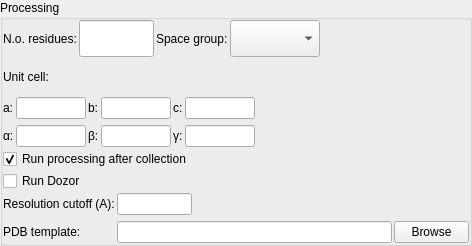
<?xml version="1.0" encoding="UTF-8"?>
<ui version="4.0">
 <class>ProcessingWidgetVerticalLayout</class>
 <widget class="QWidget" name="ProcessingWidgetVerticalLayout">
  <property name="geometry">
   <rect>
    <x>0</x>
    <y>0</y>
    <width>472</width>
    <height>246</height>
   </rect>
  </property>
  <property name="sizePolicy">
   <sizepolicy hsizetype="Preferred" vsizetype="Minimum">
    <horstretch>0</horstretch>
    <verstretch>0</verstretch>
   </sizepolicy>
  </property>
  <property name="windowTitle">
   <string>Processing</string>
  </property>
  <layout class="QVBoxLayout">
   <property name="spacing">
    <number>0</number>
   </property>
   <property name="margin">
    <number>0</number>
   </property>
   <item>
    <widget class="QGroupBox" name="main_groupbox">
     <property name="title">
      <string>Processing</string>
     </property>
     <layout class="QHBoxLayout" name="horizontalLayout">
      <property name="spacing">
       <number>0</number>
      </property>
      <property name="margin">
       <number>0</number>
      </property>
      <item>
       <layout class="QVBoxLayout" name="verticalLayout_7">
        <property name="spacing">
         <number>2</number>
        </property>
        <property name="rightMargin">
         <number>0</number>
        </property>
        <item>
         <layout class="QHBoxLayout" name="horizontalLayout_2">
          <property name="spacing">
           <number>2</number>
          </property>
          <property name="rightMargin">
           <number>0</number>
          </property>
          <item>
           <widget class="QLabel" name="num_residues_label">
            <property name="text">
             <string>N.o. residues:</string>
            </property>
            <property name="wordWrap">
             <bool>false</bool>
            </property>
           </widget>
          </item>
          <item>
           <widget class="QLineEdit" name="num_residues_ledit">
            <property name="minimumSize">
             <size>
              <width>75</width>
              <height>0</height>
             </size>
            </property>
            <property name="maximumSize">
             <size>
              <width>75</width>
              <height>32767</height>
             </size>
            </property>
           </widget>
          </item>
          <item>
           <widget class="QLabel" name="space_geoup_label">
            <property name="text">
             <string>Space group:</string>
            </property>
            <property name="wordWrap">
             <bool>false</bool>
            </property>
           </widget>
          </item>
          <item>
           <widget class="QComboBox" name="space_group_combo">
            <property name="minimumSize">
             <size>
              <width>90</width>
              <height>0</height>
             </size>
            </property>
            <property name="maximumSize">
             <size>
              <width>200</width>
              <height>32767</height>
             </size>
            </property>
            <property name="autoFillBackground">
             <bool>true</bool>
            </property>
           </widget>
          </item>
          <item>
           <spacer name="horizontalSpacer">
            <property name="orientation">
             <enum>Qt::Horizontal</enum>
            </property>
            <property name="sizeHint" stdset="0">
             <size>
              <width>40</width>
              <height>20</height>
             </size>
            </property>
           </spacer>
          </item>
         </layout>
        </item>
        <item>
         <widget class="QLabel" name="unit_cell_heading">
          <property name="text">
           <string>Unit cell:</string>
          </property>
          <property name="wordWrap">
           <bool>false</bool>
          </property>
         </widget>
        </item>
        <item>
         <layout class="QGridLayout" name="gridLayout">
          <property name="horizontalSpacing">
           <number>2</number>
          </property>
          <item row="0" column="4">
           <widget class="QLabel" name="c_label">
            <property name="text">
             <string>c:</string>
            </property>
            <property name="wordWrap">
             <bool>false</bool>
            </property>
           </widget>
          </item>
          <item row="3" column="3">
           <widget class="QLineEdit" name="beta_ledit">
            <property name="minimumSize">
             <size>
              <width>70</width>
              <height>0</height>
             </size>
            </property>
            <property name="maximumSize">
             <size>
              <width>35</width>
              <height>32767</height>
             </size>
            </property>
           </widget>
          </item>
          <item row="0" column="3">
           <widget class="QLineEdit" name="b_ledit">
            <property name="minimumSize">
             <size>
              <width>70</width>
              <height>0</height>
             </size>
            </property>
            <property name="maximumSize">
             <size>
              <width>35</width>
              <height>32767</height>
             </size>
            </property>
           </widget>
          </item>
          <item row="0" column="1">
           <widget class="QLineEdit" name="a_ledit">
            <property name="minimumSize">
             <size>
              <width>70</width>
              <height>0</height>
             </size>
            </property>
            <property name="maximumSize">
             <size>
              <width>35</width>
              <height>32767</height>
             </size>
            </property>
            <property name="focusPolicy">
             <enum>Qt::WheelFocus</enum>
            </property>
            <property name="text">
             <string/>
            </property>
           </widget>
          </item>
          <item row="3" column="2">
           <widget class="QLabel" name="beta_label">
            <property name="text">
             <string>β:</string>
            </property>
            <property name="wordWrap">
             <bool>false</bool>
            </property>
           </widget>
          </item>
          <item row="0" column="2">
           <widget class="QLabel" name="b_label">
            <property name="text">
             <string>b:</string>
            </property>
            <property name="wordWrap">
             <bool>false</bool>
            </property>
           </widget>
          </item>
          <item row="3" column="1">
           <widget class="QLineEdit" name="alpha_ledit">
            <property name="minimumSize">
             <size>
              <width>70</width>
              <height>0</height>
             </size>
            </property>
            <property name="maximumSize">
             <size>
              <width>35</width>
              <height>32767</height>
             </size>
            </property>
           </widget>
          </item>
          <item row="3" column="4">
           <widget class="QLabel" name="gamma_label">
            <property name="text">
             <string>γ:</string>
            </property>
            <property name="wordWrap">
             <bool>false</bool>
            </property>
           </widget>
          </item>
          <item row="0" column="5">
           <widget class="QLineEdit" name="c_ledit">
            <property name="minimumSize">
             <size>
              <width>70</width>
              <height>0</height>
             </size>
            </property>
            <property name="maximumSize">
             <size>
              <width>35</width>
              <height>32767</height>
             </size>
            </property>
           </widget>
          </item>
          <item row="3" column="5">
           <widget class="QLineEdit" name="gamma_ledit">
            <property name="minimumSize">
             <size>
              <width>70</width>
              <height>0</height>
             </size>
            </property>
            <property name="maximumSize">
             <size>
              <width>35</width>
              <height>32767</height>
             </size>
            </property>
           </widget>
          </item>
          <item row="0" column="6">
           <spacer name="horizontalSpacer_2">
            <property name="orientation">
             <enum>Qt::Horizontal</enum>
            </property>
            <property name="sizeHint" stdset="0">
             <size>
              <width>40</width>
              <height>20</height>
             </size>
            </property>
           </spacer>
          </item>
          <item row="3" column="6">
           <spacer name="horizontalSpacer_3">
            <property name="orientation">
             <enum>Qt::Horizontal</enum>
            </property>
            <property name="sizeHint" stdset="0">
             <size>
              <width>40</width>
              <height>20</height>
             </size>
            </property>
           </spacer>
          </item>
          <item row="3" column="0">
           <widget class="QLabel" name="alpha_label">
            <property name="text">
             <string>α:</string>
            </property>
            <property name="wordWrap">
             <bool>false</bool>
            </property>
           </widget>
          </item>
          <item row="0" column="0">
           <widget class="QLabel" name="a_label">
            <property name="text">
             <string>a:</string>
            </property>
            <property name="wordWrap">
             <bool>false</bool>
            </property>
           </widget>
          </item>
         </layout>
        </item>
        <item>
         <widget class="QCheckBox" name="run_processing_after_cbox">
          <property name="maximumSize">
           <size>
            <width>450</width>
            <height>16777215</height>
           </size>
          </property>
          <property name="text">
           <string>Run processing after collection</string>
          </property>
          <property name="checked">
           <bool>true</bool>
          </property>
          <property name="tristate">
           <bool>false</bool>
          </property>
         </widget>
        </item>
        <item>
         <widget class="QCheckBox" name="run_processing_parallel_cbox">
          <property name="enabled">
           <bool>true</bool>
          </property>
          <property name="maximumSize">
           <size>
            <width>250</width>
            <height>16777215</height>
           </size>
          </property>
          <property name="text">
           <string>Run Dozor</string>
          </property>
          <property name="checked">
           <bool>false</bool>
          </property>
         </widget>
        </item>
        <item>
         <layout class="QGridLayout" name="gridLayout_2">
          <property name="horizontalSpacing">
           <number>2</number>
          </property>
          <property name="verticalSpacing">
           <number>6</number>
          </property>
          <item row="2" column="1">
           <widget class="QLineEdit" name="resolution_cutoff_ledit">
            <property name="maximumSize">
             <size>
              <width>75</width>
              <height>16777215</height>
             </size>
            </property>
           </widget>
          </item>
          <item row="3" column="0">
           <widget class="QLabel" name="pdb_file_label">
            <property name="text">
             <string>PDB template:</string>
            </property>
           </widget>
          </item>
          <item row="2" column="0">
           <widget class="QLabel" name="resolution_cutoff_label">
            <property name="text">
             <string>Resolution cutoff (A):</string>
            </property>
           </widget>
          </item>
          <item row="3" column="1">
           <widget class="QLineEdit" name="pdb_file_ledit">
            <property name="maximumSize">
             <size>
              <width>16777215</width>
              <height>16777215</height>
             </size>
            </property>
           </widget>
          </item>
          <item row="3" column="3">
           <widget class="QPushButton" name="pdb_file_browse_button">
            <property name="maximumSize">
             <size>
              <width>75</width>
              <height>16777215</height>
             </size>
            </property>
            <property name="text">
             <string>Browse</string>
            </property>
           </widget>
          </item>
         </layout>
        </item>
       </layout>
      </item>
     </layout>
    </widget>
   </item>
  </layout>
 </widget>
 <layoutdefault spacing="6" margin="11"/>
 <pixmapfunction>qPixmapFromMimeSource</pixmapfunction>
 <resources/>
 <connections/>
</ui>
